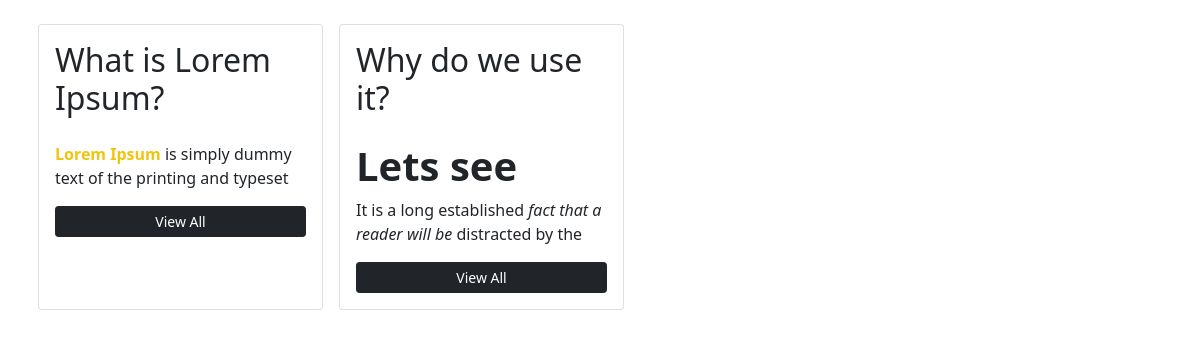
/allpost/, run on the app's committed database.
### comment/models.py (models this page shows)
class Post(models.Model):
    title = models.CharField(max_length=100)
    description =  RichTextField()

### comment/views.py (the view)
# urls.py: path('allpost/',allPostFunction,name="allpost"),
def allPostFunction(request):
    all_data = Post.objects.all()
    return render(request,'html/allPost.html',{'all_data':all_data})

### comment/templates/html/allPost.html (shortened to what this page needs)
{% extends 'html/core.html' %}
{% block content %}
<div class="container">
<div class="row">
{% for data in all_data  %}
<div class="col-md-3 card p-3 mt-4 mx-2">
<h2>{{data.title}}</h2>
<p>
{{data.description |safe |slice:":120"}}
</p>
<a href="{% url 'singlepost' data.id %}" class="btn btn-dark btn-sm ">View All</a>
</div>
{% endfor %}
</div>
</div>
{% endblock content %}

### data on the page
Post: title "What is Lorem Ipsum?", description "Lorem Ipsum is simply dummy text of the printing and typeset"
Post: title "Why do we use it?", description "Lets see It is a long established fact that a reader will be distracted by the"
